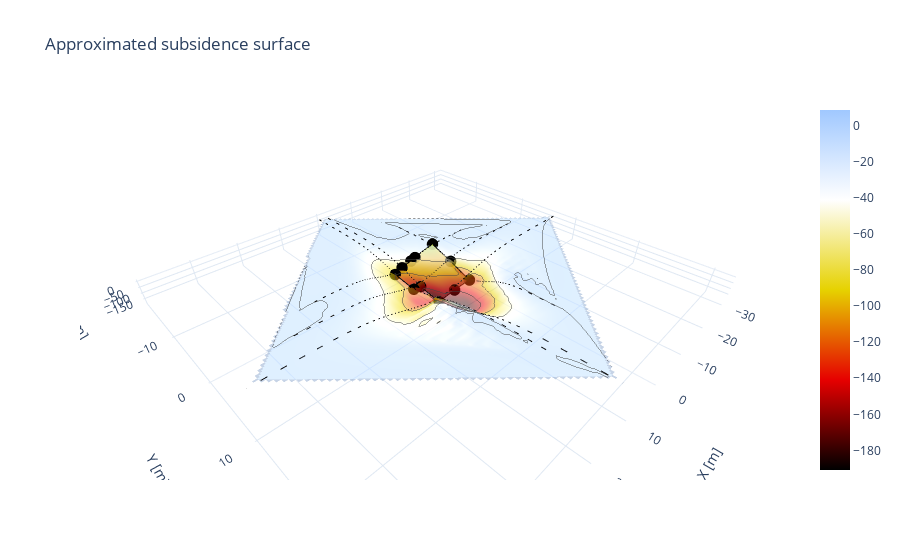

Here is the notebook cell this chart was saved with:
### Markdown cell above
### <strong> 0.5 | Estimating the greenfield soil profile for the building</strong>

### Code cell
ijsselsteinseweg.fit_function(i_guess = 1, tolerance = 1e-2, step = 1) # Fit gaussian shapes to walls
plots.subsidence(ijsselsteinseweg, building = False, soil= True, deformation= True)
